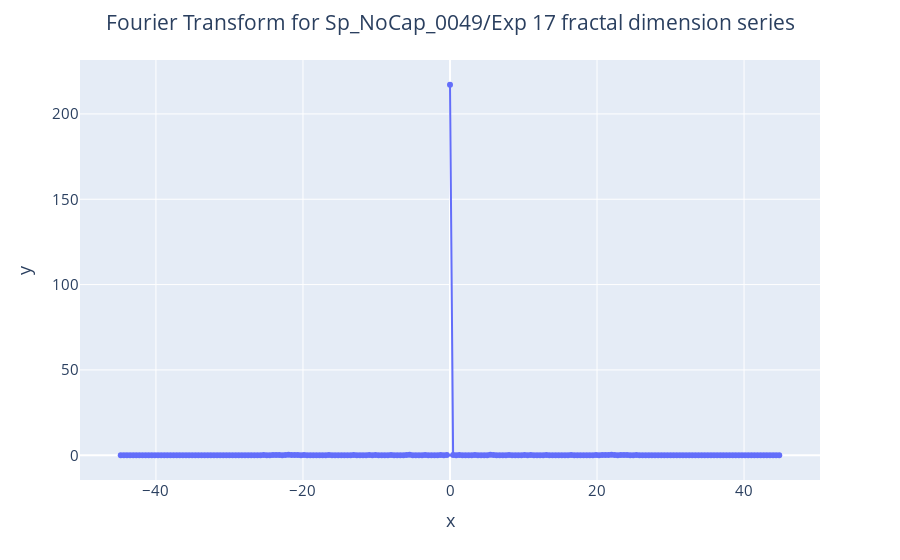

The notebook cell this image was saved under:
### Markdown cell above
Even the time series of both cells are visually different, and these features could be the result that the FDmean is a central tendency measure.

### Code cell
mindice=90
fouFD = np.fft.fft(dfCelsDimFrac.dimFracDistro.iloc[mindice])
delta=1.0/90.0
frecsFD=np.fft.fftfreq(len(dfCelsDimFrac.dimFracDistro.iloc[mindice]),delta)
limi=int(len(fouFD)//(2))
fig = px.line(x=frecsFD, y=np.abs(fouFD), markers=True)
fig.update_layout(title_text='Fourier Transform for '+dfCelsDimFrac.cel.iloc[mindice]+' fractal dimension series', 
                  title_x=0.5,font=dict(size=15))
fig.show()

### Figure 1 — Plotly figure (JSON) as saved in the notebook; plotly's stock layout.template omitted (floating-point values rounded to 4 significant figures; data arrays with more than 128 entries replaced by an {"elided": "..."} marker saying what was removed)
{"data": [{"hovertemplate": "x=%{x}<br>y=%{y}<extra></extra>", "legendgroup": "", "line": {"color": "#636efa", "dash": "solid"}, "marker": {"symbol": "circle"}, "mode": "lines+markers", "name": "", "orientation": "v", "showlegend": false, "type": "scatter", "x": {"elided": "213 float values"}, "xaxis": "x", "y": {"elided": "213 float values"}, "yaxis": "y"}], "layout": {"font": {"size": 15}, "legend": {"tracegroupgap": 0}, "margin": {"t": 60}, "title": {"text": "Fourier Transform for Sp_NoCap_0049/Exp 17 fractal dimension series", "x": 0.5}, "xaxis": {"anchor": "y", "domain": [0, 1], "title": {"text": "x"}}, "yaxis": {"anchor": "x", "domain": [0, 1], "title": {"text": "y"}}}}
